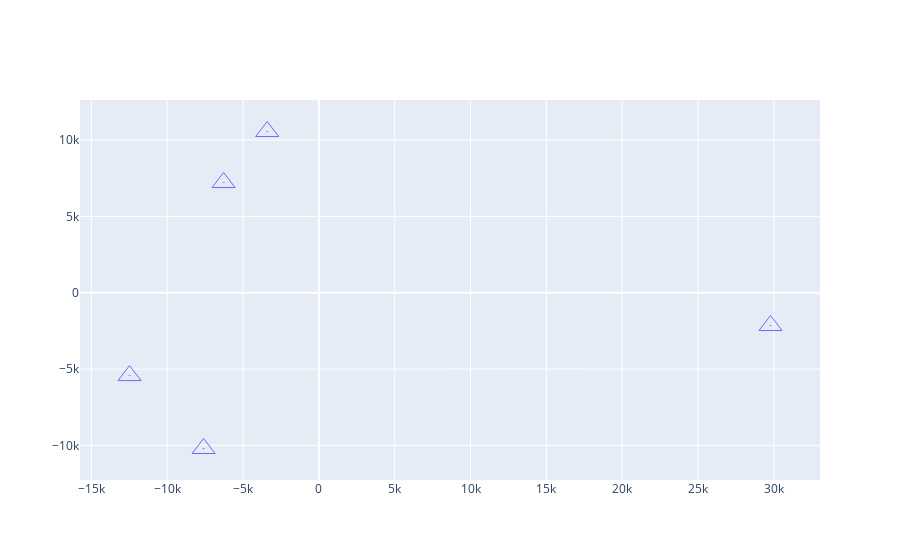

Notebook cell for this chart:
### Code cell
fig = go.Figure()
fig.add_traces(
    go.Scatter(
        x=kmeans_redux[:,0],
       y=kmeans_redux[:,1],
       mode="markers",
       marker = {
           "size":20,
           "symbol":'triangle-up-open-dot'
       }

    )
)
fig.show()

### Figure 1 — Plotly figure (JSON) as saved in the notebook; plotly's stock layout.template omitted (floating-point values rounded to 4 significant figures)
{"data": [{"marker": {"size": 20, "symbol": "triangle-up-open-dot"}, "mode": "markers", "type": "scatter", "x": [-3409.0, -7600.0, 29780.0, -6282.0, -12490.0], "y": [10560.0, -10200.0, -2148.0, 7217.0, -5426.0]}], "layout": {}}
